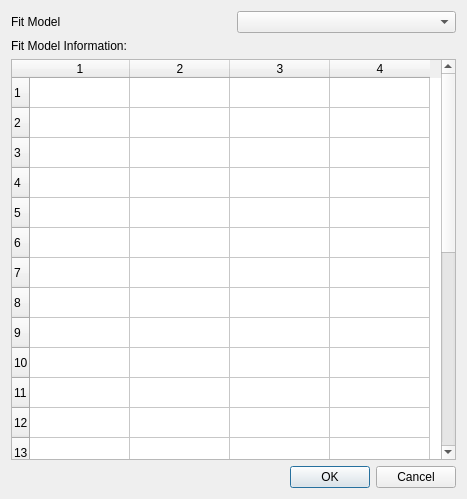
<ui version="4.0" >
 <class>Dialog</class>
 <widget class="QDialog" name="Dialog" >
  <property name="geometry" >
   <rect>
    <x>0</x>
    <y>0</y>
    <width>467</width>
    <height>499</height>
   </rect>
  </property>
  <property name="windowTitle" >
   <string>Dialog</string>
  </property>
  <layout class="QHBoxLayout" name="horizontalLayout_2" >
   <item>
    <layout class="QVBoxLayout" name="verticalLayout_3" >
     <item>
      <layout class="QVBoxLayout" name="verticalLayout_2" >
       <item>
        <layout class="QHBoxLayout" name="horizontalLayout" >
         <item>
          <widget class="QLabel" name="label" >
           <property name="text" >
            <string>Fit Model</string>
           </property>
          </widget>
         </item>
         <item>
          <widget class="QComboBox" name="comboBox" />
         </item>
        </layout>
       </item>
       <item>
        <layout class="QVBoxLayout" name="verticalLayout" >
         <item>
          <widget class="QLabel" name="label_2" >
           <property name="text" >
            <string>Fit Model Information:</string>
           </property>
          </widget>
         </item>
         <item>
          <widget class="QTableWidget" name="tableWidget" >
           <property name="rowCount" >
            <number>25</number>
           </property>
           <property name="columnCount" >
            <number>4</number>
           </property>
           <row/>
           <row/>
           <row/>
           <row/>
           <row/>
           <row/>
           <row/>
           <row/>
           <row/>
           <row/>
           <row/>
           <row/>
           <row/>
           <row/>
           <row/>
           <row/>
           <row/>
           <row/>
           <row/>
           <row/>
           <row/>
           <row/>
           <row/>
           <row/>
           <row/>
           <column/>
           <column/>
           <column/>
           <column/>
          </widget>
         </item>
        </layout>
       </item>
      </layout>
     </item>
     <item>
      <widget class="QDialogButtonBox" name="buttonBox" >
       <property name="orientation" >
        <enum>Qt::Horizontal</enum>
       </property>
       <property name="standardButtons" >
        <set>QDialogButtonBox::Cancel|QDialogButtonBox::Ok</set>
       </property>
      </widget>
     </item>
    </layout>
   </item>
  </layout>
 </widget>
 <resources/>
 <connections>
  <connection>
   <sender>buttonBox</sender>
   <signal>accepted()</signal>
   <receiver>Dialog</receiver>
   <slot>accept()</slot>
   <hints>
    <hint type="sourcelabel" >
     <x>248</x>
     <y>254</y>
    </hint>
    <hint type="destinationlabel" >
     <x>157</x>
     <y>274</y>
    </hint>
   </hints>
  </connection>
  <connection>
   <sender>buttonBox</sender>
   <signal>rejected()</signal>
   <receiver>Dialog</receiver>
   <slot>reject()</slot>
   <hints>
    <hint type="sourcelabel" >
     <x>316</x>
     <y>260</y>
    </hint>
    <hint type="destinationlabel" >
     <x>286</x>
     <y>274</y>
    </hint>
   </hints>
  </connection>
 </connections>
</ui>
